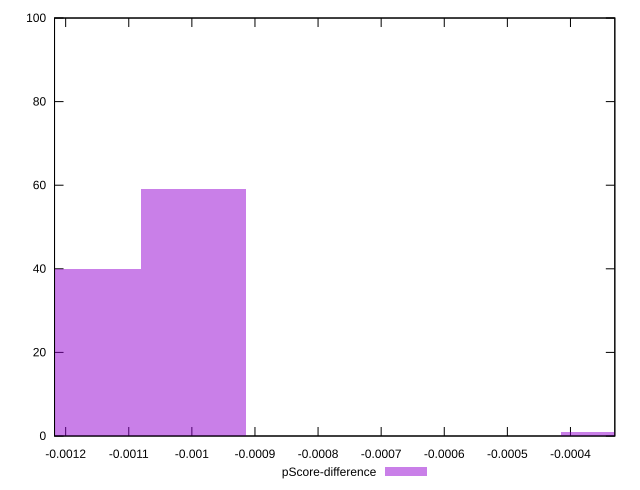

Source code (gnuplot):
reset

$pScoreDifference <<EOF
-0.00033229704254968335 1
-0.00099689112764905 59
-0.0011630396489238917 40
EOF

set key outside below
set boxwidth 0.00016614852127484167
set xrange [-0.0012176449311085413:-0.00032969793684800575]
set yrange [0:100]
set trange [0:100]
set style fill transparent solid 0.5 noborder
set terminal svg size 640, 490 enhanced background rgb 'white'
set output "report_00018_2021-02-10T15-25-16.877Z/speed-index/samples/pages+cached+noadtech+nomedia+nocss/pScore-difference/histogram.svg"

plot $pScoreDifference title "pScore-difference" with boxes

reset
